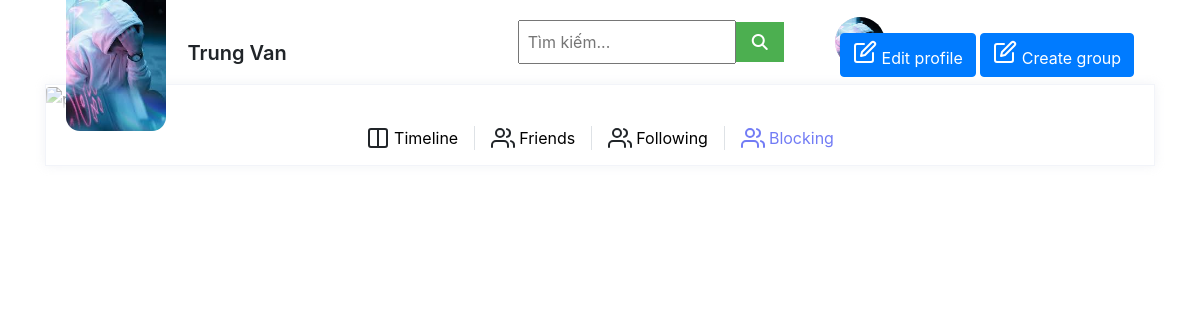
Page /profile/blockedFriends (signed in) on the committed database.
### app_social/models.py (models this page shows, shortened)
class CustomUser(AbstractUser):
    created_at = models.DateTimeField(auto_now_add=True)
    date_of_birth = models.DateField(blank=True, null=True, default=None)
    online_status = models.BooleanField(default=False)
    GENDER_CHOICES = (
        ('Nam', 'Nam'),
        ('Nữ', 'Nữ'),
    )
    gender = models.CharField(
        max_length=3, choices=GENDER_CHOICES, blank=True, null=True, default=None)
    bio = models.TextField(blank=True)
    avatar = models.ImageField(upload_to='avatar/', blank=True, null=True)
    imgcover = models.ImageField(upload_to='imgcover/', blank=True, null=True)
    website = models.TextField(
        max_length=255, default='https://khiem2911.pythonanywhere.com/')
    lives = models.TextField(max_length=255, blank=True)
    def blocked_friends(self):
        blocked_by_self_ids = Friendship.objects.filter(
            blocked=True,
            user1=self
        ).values('user2')
        blocked_by_self = CustomUser.objects.filter(id__in=blocked_by_self_ids)
        return blocked_by_self

### app_social/views.py (the view)
# urls.py: path('profile/blockedFriends', views.blockingFriends, name='blockingFriends'),
def blockingFriends(request):
    blocked_friends_list = request.user.blocked_friends()
    print(blocked_friends_list)
    return render(request, 'blocked/blockedFriends.html', {'blocked_friends': blocked_friends_list})

### app_social/templates/blocked/blockedFriends.html (shortened to what this page needs)
{% extends "header.html" %}
{% block extra_css %}
<link rel="stylesheet" href="/static/css/profile.css">
<link rel="stylesheet" href="/static/css/friends.css">
<link rel="stylesheet" href="https://cdn.jsdelivr.net/npm/bootstrap@4.0.0/dist/css/bootstrap.min.css"
>
{% endblock %}
{% block body_block %}
<div class="container">
    <div class="profile-page tx-13">
        <div class="row">
            <div class="col-12 grid-margin">
                <div class="profile-header">
                    <div class="cover">
                        <div class="gray-shade"></div>
                        <figure>
                        </figure>
                        <div class="cover-body d-flex justify-content-between align-items-center">
                            <div>
                                <img class="profile-pic" src="/media/{{ user.avatar }}" alt="profile">
                                <span class="profile-name">{{user.last_name}} {{user.first_name}}</span>
                            </div>
                            <div class="d-none d-md-block">
                                <button class="btn btn-primary btn-icon-text btn-edit-profile">
                                     <a style="color: white; text-decoration:none;"  href="{% url 'app_social:editProfile' user.id %}">Edit profile</a>
                                </button>
                                <button class="btn btn-primary btn-icon-text btn-edit-profile">
                                     <a style="color: white; text-decoration:none;"  href="{% url 'app_social:group' %}">Create group</a>
                                </button>
                            </div>
                        </div>
                    </div>
                    <div class="header-links">
                        <ul class="links d-flex align-items-center mt-3 mt-md-0">
                            <li class="header-link-item d-flex align-items-center ">
                                <a class="pt-1px d-none d-md-block" href="{% url 'app_social:profile' %}">Timeline</a>
                            </li>
                            <li class="header-link-item ml-3 pl-3 border-left d-flex align-items-center ">
                                <a class="pt-1px d-none d-md-block" href="{% url 'app_social:All_friends' %}">Friends </a>
                            </li>
                            <li class="header-link-item ml-3 pl-3 border-left d-flex align-items-center ">
                                <a class="pt-1px d-none d-md-block" href="{% url 'app_social:All_followers' %}">Following </a>
                            </li>
                            <li class="header-link-item ml-3 pl-3 border-left d-flex align-items-center active">
                                <a class="pt-1px d-none d-md-block" href="{% url 'app_social:blockingFriends' %}">Blocking </a>
                            </li>
                        </ul>
                    </div>
                </div>
            </div>
        </div>
{% endblock %}

### static/css/profile.css (style rules this page uses)
body { background-color: #f9fafb; margin-top:20px; }
.profile-page .profile-header { box-shadow: 0 0 10px 0 rgba(183, 192, 206, 0.2); border: 1px solid #f2f4f9; }
.profile-page .profile-header .cover { position: relative; border-radius: .25rem .25rem 0 0; }
.profile-page .profile-header .cover figure { margin-bottom: 0; }
.profile-page .profile-header .cover .gray-shade { position: absolute; top: 0; left: 0; width: 100%; height: 100%; z-index: 1; background: linear-gradient(rgba(255, 255, 255, 0.1), #fff 99%); }
.profile-page .profile-header .cover .cover-body { position: absolute; bottom: -20px; left: 0; z-index: 2; width: 100%; padding: 0 20px; }
.profile-page .profile-header .cover .cover-body .profile-pic { border-radius: 14px; width: 100px; }
.profile-page .profile-header .cover .cover-body .profile-name { font-size: 20px; font-weight: 600; margin-left: 17px; }
.profile-page .profile-header .header-links { padding: 15px; display: -webkit-flex; display: flex; -webkit-justify-content: center; justify-content: center; background: #fff; border-radius: 0 0 .25rem .25rem; }
.profile-page .profile-header .header-links ul { list-style-type: none; margin: 0; padding: 0; }
.profile-page .profile-header .header-links ul li a { color: #000; -webkit-transition: all .2s ease; transition: all .2s ease; }
.profile-page .profile-header .header-links ul li:hover, .profile-page .profile-header .header-links ul li.active { color: #727cf5; }
.profile-page .profile-header .header-links ul li:hover a, .profile-page .profile-header .header-links ul li.active a { color: #727cf5; }
img { vertical-align: middle; border-style: none; }
.grid-margin { margin-bottom: 1rem; }

### static/css/friends.css (style rules this page uses)
body { margin-top:20px; background:#eee; }

### rows in the picture
CustomUser: avatar (picture), last_name "Trung", first_name "Van"
